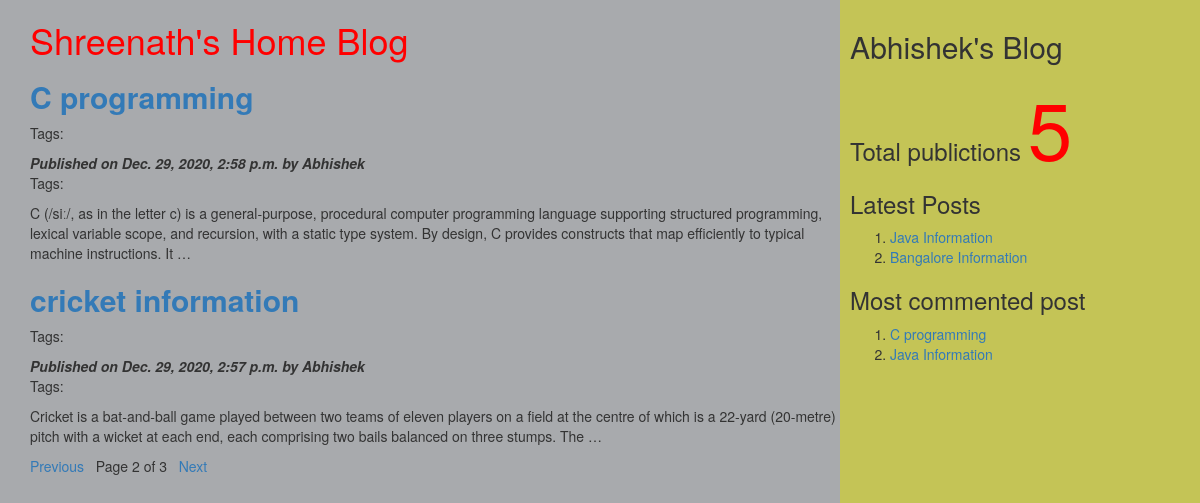
Screenshot of /?page=2 with the database file from the repository.
### myApp/models.py (models this page shows, shortened)
class Post(models.Model):
          tags=TaggableManager()
          STATUS_CHOICES=(('draft','Draft'),('published','Published'))
          title=models.CharField(max_length=256)
          slug=models.SlugField(max_length=264,unique_for_date='publish')
          author=models.ForeignKey(User,related_name='blog_posts',on_delete= models.CASCADE)
          body=models.TextField()
          publish=models.DateTimeField(default=timezone.now)
          created=models.DateTimeField(auto_now_add=True)
          updated=models.DateTimeField(auto_now=True)
          status= models.CharField(max_length=10,choices=STATUS_CHOICES,default='draft')
          objects=CustomManager()
          class Meta:
                ordering=('-publish',)
          def get_absolute_url(self):
                return reverse('post_detail',args=[self.publish.year,self.publish.strftime('%m'),self.publish.strftime('%d'),self.slug])

### myApp/views.py (the view)
# urls.py: url(r'^$',views.post_list_view),
def post_list_view(request,tag_slug=None):
    post_list=Post.objects.all()
    tag=None
    if tag_slug:
        tag=get_object_or_404(Tag,slug=tag_slug)#provided slug
        post_list=post_list.filter(tags__in=[tag])
    paginator=Paginator(post_list,2) #step1
    page_number=request.GET.get('page') #step2
    try:
       post_list=paginator.page(page_number) #step2
    except PageNotAnInteger:
       post_list=paginator.page(1) #step 3
    except EmptyPage:
      post_list=paginator.page(paginator.num_pages) #step 4
    d={'post_list':post_list,'tag':tag}
    return render(request,'myApp/post_list.html',d)

### myApp/models.py (called while the page is built)
    def get_queryset(self):
        return super().get_queryset().filter(status='published')

### myApp/templatetags/mytags.py (called while the page is built)
@register.simple_tag
def total_posts():
    return Post.objects.count()

@register.inclusion_tag('myApp/latest_post.html')
def show_latest_posts(count=3):
    latest_posts=Post.objects.order_by('-publish')[:count]
    return {'latest_posts':latest_posts}

@register.simple_tag
def get_most_commented_posts(count=2):
    return Post.objects.annotate(total_comments=Count('comments')).order_by('-total_comments')[:count]

### templates/myapp/post_list.html (shortened to what this page needs)
<html>
    {%extends 'myApp/parent.html'%}
        {%block content_block%}
        <h1 style="color:red">Shreenath's Home Blog</h1>
        {%for post in post_list%}
        <a href="{{post.get_absolute_url}}"><h2><b>{{post.title}}</b></h2></a>
         <p>Tags:
          </p>
        <i><b>Published on {{post.publish}} by {{post.author|title}}</b></i>
        <p>Tags:{{post.tags.all|join:','}}</p>
        {{post.body|truncatewords:40|linebreaks}}
        {%endfor%}
        {%include 'myApp/pagination.html' with page=post_list%}
        {%endblock%}

### templates/myapp/parent.html (shortened to what this page needs)
<html>
{%load mytags%}
    <head>
        <link rel="stylesheet" href="https://maxcdn.bootstrapcdn.com/bootstrap/3.3.7/css/bootstrap.min.css">
    </head>
    <body>
        <div class="content" style="width:70%;float:left;background-color:a8aaad;height:300%;padding:0 0 0 30px">
              {%block content_block%}
              {%endblock%}
        </div>
        <div class="sidebar" style="width:30%;float:right;background-color:#c4c456;height:300%;padding:10px">
            <h2>Abhishek's Blog</h2>
            <h3>Total publictions
              <span style="color:red;font-size:80px">
              {%total_posts%}</span>
              <h3>Latest Posts</h3>
              {% show_latest_posts 2 %}
              <h3>Most commented post</h3>
              {%get_most_commented_posts as m%}
              <ol>
                {%for post in m%}
                <li><a href="{{post.get_absolute_url}}">{{post.title}}</a></li>
                {%endfor%}
              </ol>
            </h3>
        </div>
    </body>
</html>

### templates/myapp/latest_post.html
<!DOCTYPE html>
<html lang="en" dir="ltr">
  <body>
    <ol>
    {%for post in latest_posts%}
    <li><a href="{{post.get_absolute_url}}">{{post.title}}</a></li>
    {%endfor%}
    </ol>
  </body>
</html>

### rows the page displays
Post: title "C programming", publish "Dec. 29, 2020, 2:58 p.m.", author "Abhishek", body "C (/siː/, as in the letter c) is a general-purpose, procedural computer programming language supporting structured programming, lexical variable scope, and recursion, with a static type system. By design, C provides constructs that map efficiently to typical machine instructions. It …"
Post: title "cricket information", publish "Dec. 29, 2020, 2:57 p.m.", author "Abhishek", body "Cricket is a bat-and-ball game played between two teams of eleven players on a field at the centre of which is a 22-yard (20-metre) pitch with a wicket at each end, each comprising two bails balanced on three stumps. The …"
Post: title "Java Information"
Post: title "Bangalore Information"

### other values shown
{{ page.number }} "2"
{{ page.paginator.num_pages }} "3"
